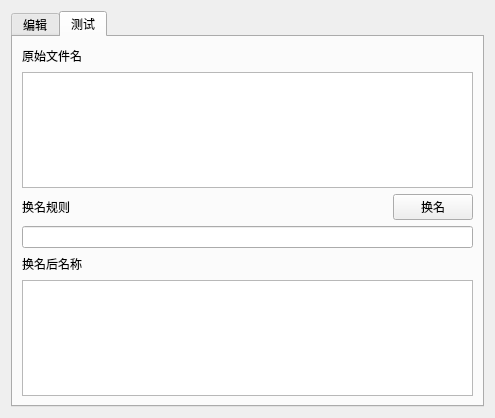
<?xml version="1.0" encoding="UTF-8"?>
<ui version="4.0">
 <class>renameDlg</class>
 <widget class="QDialog" name="renameDlg">
  <property name="geometry">
   <rect>
    <x>0</x>
    <y>0</y>
    <width>495</width>
    <height>418</height>
   </rect>
  </property>
  <property name="windowTitle">
   <string>分发换名</string>
  </property>
  <layout class="QGridLayout" name="gridLayout">
   <item row="0" column="0">
    <widget class="QTabWidget" name="tabWidget">
     <property name="currentIndex">
      <number>1</number>
     </property>
     <widget class="QWidget" name="tab">
      <attribute name="title">
       <string>编辑</string>
      </attribute>
      <layout class="QVBoxLayout" name="verticalLayout">
       <item>
        <widget class="QTextEdit" name="fileContent"/>
       </item>
       <item>
        <layout class="QHBoxLayout" name="horizontalLayout">
         <item>
          <spacer name="horizontalSpacer">
           <property name="orientation">
            <enum>Qt::Horizontal</enum>
           </property>
           <property name="sizeHint" stdset="0">
            <size>
             <width>40</width>
             <height>20</height>
            </size>
           </property>
          </spacer>
         </item>
         <item>
          <widget class="QPushButton" name="btn_save">
           <property name="text">
            <string>保存</string>
           </property>
          </widget>
         </item>
         <item>
          <widget class="QPushButton" name="btn_cancel">
           <property name="text">
            <string>取消</string>
           </property>
          </widget>
         </item>
        </layout>
       </item>
      </layout>
     </widget>
     <widget class="QWidget" name="tab_2">
      <attribute name="title">
       <string>测试</string>
      </attribute>
      <layout class="QVBoxLayout" name="verticalLayout_2">
       <item>
        <layout class="QHBoxLayout" name="horizontalLayout_2">
         <item>
          <widget class="QLabel" name="label">
           <property name="text">
            <string>原始文件名</string>
           </property>
          </widget>
         </item>
         <item>
          <spacer name="horizontalSpacer_2">
           <property name="orientation">
            <enum>Qt::Horizontal</enum>
           </property>
           <property name="sizeHint" stdset="0">
            <size>
             <width>40</width>
             <height>20</height>
            </size>
           </property>
          </spacer>
         </item>
        </layout>
       </item>
       <item>
        <widget class="QTextEdit" name="textEdit_ori_name"/>
       </item>
       <item>
        <layout class="QHBoxLayout" name="horizontalLayout_3">
         <item>
          <widget class="QLabel" name="label_2">
           <property name="text">
            <string>换名规则</string>
           </property>
          </widget>
         </item>
         <item>
          <spacer name="horizontalSpacer_3">
           <property name="orientation">
            <enum>Qt::Horizontal</enum>
           </property>
           <property name="sizeHint" stdset="0">
            <size>
             <width>40</width>
             <height>20</height>
            </size>
           </property>
          </spacer>
         </item>
         <item>
          <widget class="QPushButton" name="btn_change">
           <property name="text">
            <string>换名</string>
           </property>
          </widget>
         </item>
        </layout>
       </item>
       <item>
        <widget class="QLineEdit" name="lineEdit_rule"/>
       </item>
       <item>
        <layout class="QHBoxLayout" name="horizontalLayout_4">
         <item>
          <widget class="QLabel" name="label_3">
           <property name="text">
            <string>换名后名称</string>
           </property>
          </widget>
         </item>
         <item>
          <spacer name="horizontalSpacer_4">
           <property name="orientation">
            <enum>Qt::Horizontal</enum>
           </property>
           <property name="sizeHint" stdset="0">
            <size>
             <width>40</width>
             <height>20</height>
            </size>
           </property>
          </spacer>
         </item>
        </layout>
       </item>
       <item>
        <widget class="QTextEdit" name="textEdit_new_name"/>
       </item>
      </layout>
     </widget>
    </widget>
   </item>
  </layout>
 </widget>
 <resources/>
 <connections/>
</ui>
